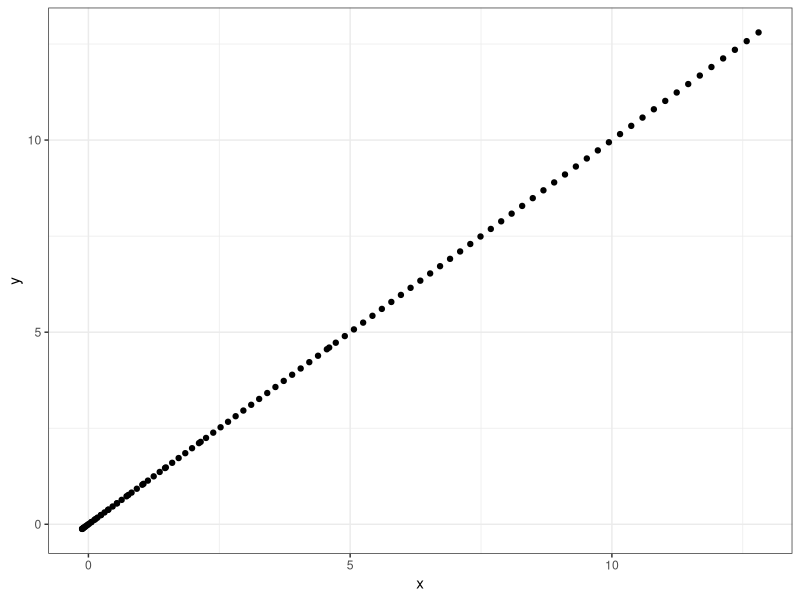
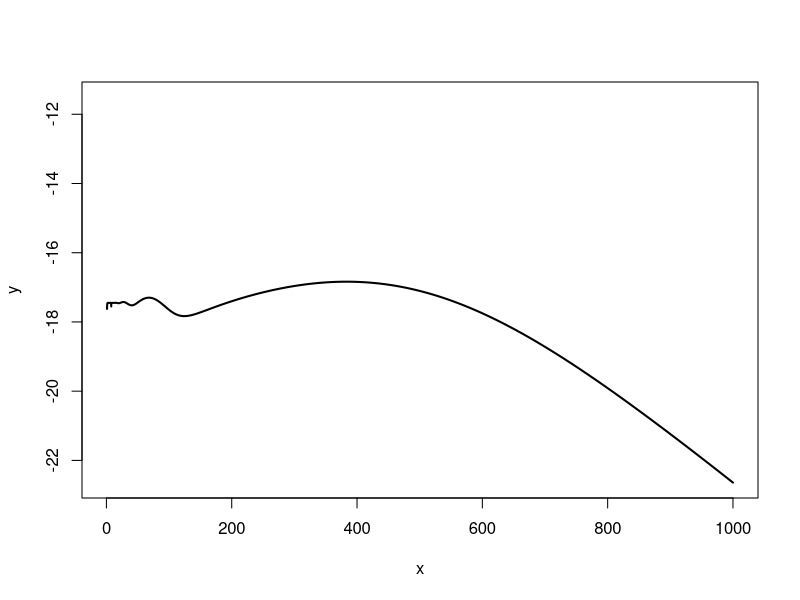
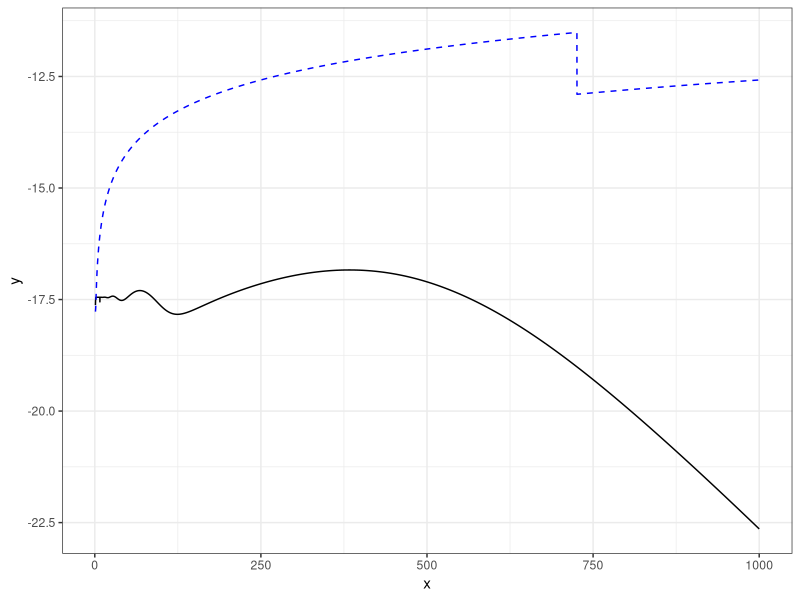

Write R code to recreate these figures, in order.
## ---- chunk 1
knitr::opts_chunk$set(echo = TRUE,warning = FALSE,message = FALSE)
library(ggplot2)
library(reshape2)
library(dplyr)
library(MASS)
theme_set(theme_bw())
## ---- chunk 2
ch <- function(la){
  integrate(function(x) {x^{la-1}*exp(-x)}, 0, Inf)$val
}
plot_d <- data.frame(x = lgamma(seq(0.01,10,le=100)),y = log(apply(as.matrix(seq(0.01,10,le=100)), 1, ch)))
ggplot(plot_d,aes(x=x,y=y))+geom_point()
## ---- chunk 3
cac=rcauchy(10)+350
lik=function(the){
  u=dcauchy(cac[1]-the)
  for(i in 2:10)
    u=u*dcauchy(cac[i]-the)
    return(u)
}

print(integrate(lik,-Inf,Inf))

print(integrate(lik,200,400))

cac=rcauchy(10)

nin=function(a){integrate(lik,-a,a)$val}
nan=function(a){area(lik,-a,a)}
x=seq(1,10^3,le=10^4)
y=log(apply(as.matrix(x),1,nin))
z=log(apply(as.matrix(x),1,nan))
plot(x,y,type="l",ylim=range(cbind(y,z)),lwd=2)
ggplot()+geom_line(data = data.frame(x,y),mapping = aes(x=x,y=y))+geom_line(data = data.frame(x,z),mapping = aes(x=x,y=z),colour='blue',linetype=2)
